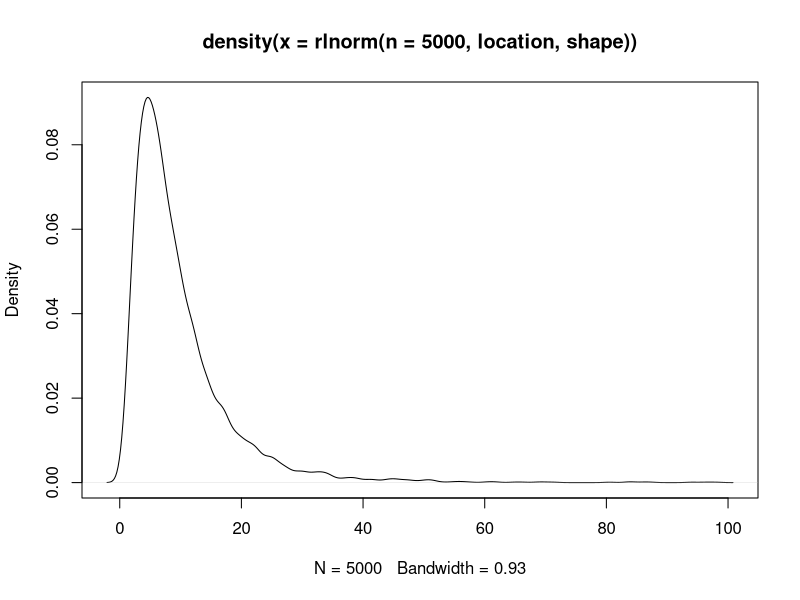
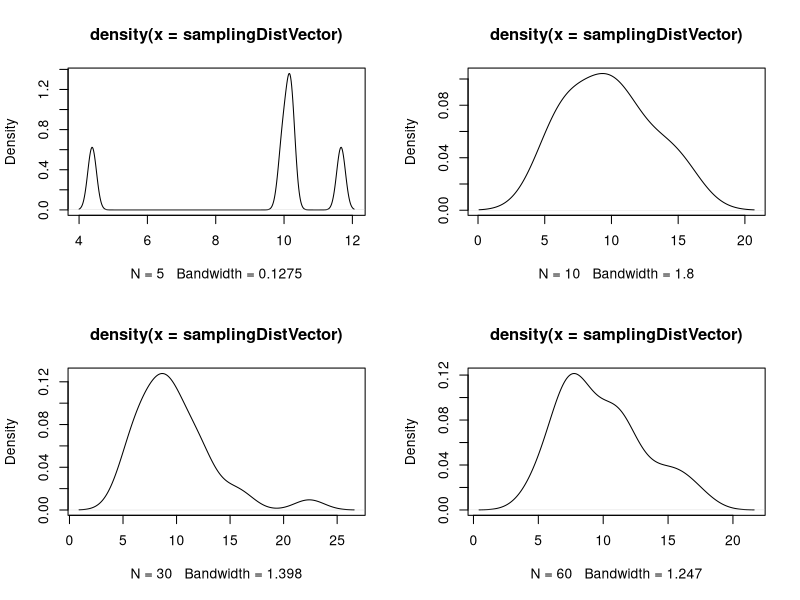
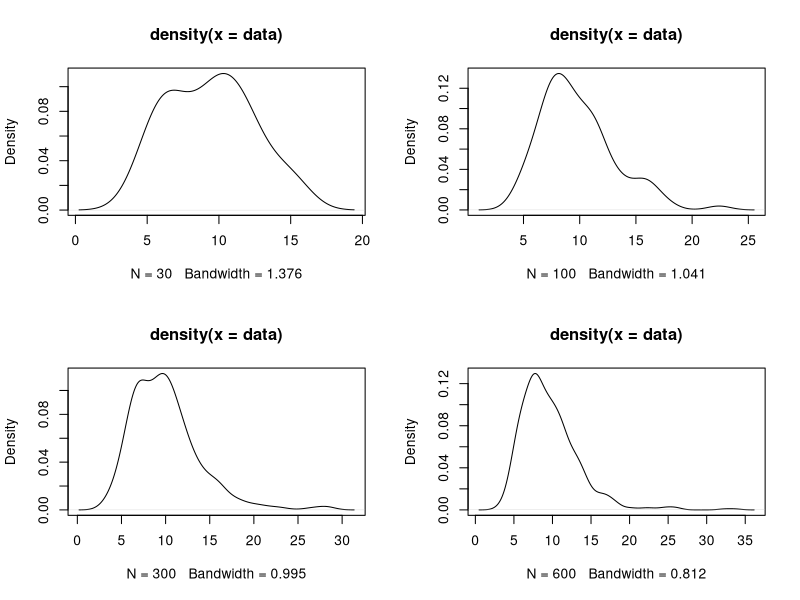

Write the R code that produced these figures, in order. (Note: this script raises an error after producing the figures.)
## ---- chunk 1
knitr::opts_chunk$set(echo = TRUE)
## ---- chunk 2
set.seed(123)
mean <- 9.79
sdev <- 8.51
location <- log(mean^2 / sqrt(sdev^2 + mean^2))
shape <- sqrt(log(1 + (sdev^2 / mean^2)))
message(paste("Lognormal location:", location))
message(paste("Lonormal shape:", shape))
sample1 <- rlnorm(n=50, location, shape)
ms1<-mean(sample1)
message("Mean of this sample is ", ms1, ". There were ",length(sample1)," data points in this sample.")
## ---- chunk 3
plot(density(rlnorm(n=5000, location, shape)))
## ---- chunk 4
set.seed(123)
par(mfrow=c(2,2))#par combines multiple plots into one overall graph
sampleSize=5  
for(samplingRate in c(5,10,30,60)){
  samplingDistVector<-c()
  for(oneSample in c(1:samplingRate)){
    sample <- rlnorm(n=sampleSize, location, shape)
    samplingDistVector<-c(samplingDistVector,mean(sample))
  }
  m<- mean(samplingDistVector)
  message(length(samplingDistVector)," samples taken. Mean is ", m)
  plot(density(samplingDistVector))
}

## ---- chunk 5
set.seed(123)
sampleSize<-5
par(mfrow=c(2,2))#
for(samplingRate in c(30,100,300,600)){
  data<-c()
   
  for(j in c(1:samplingRate)){
    sample <- rlnorm(n=sampleSize, location, shape)
    data<-c(data,mean(sample))
  }
 m<- mean(data)
  message(length(data)," samples taken. Mean is ", m)
  plot(density(data))
}
## ---- chunk 6
set.seed(123)
par(mfrow=c(2,2))#  
message("true population mean: ",mean)
sampleSize=5 
for(samplingRate in c(10,100,1000)){
  dataVecMedian<-c()
  dataVecMean<-c()
   
  for(j in c(1:samplingRate)){
    sample <- rnorm(n=sampleSize, mean, sdev)#the underlying distribution is normal.
    dataVecMedian<-c(dataVecMedian,median(sample))
    dataVecMean<-c(dataVecMean,mean(sample))
  }

  m1<- median(dataVecMedian)
  m2<- mean(dataVecMean)
  message(length(dataVecMedian)," samples taken. Estimator is median. Population  mean is estimated as ", m1)
  message(length(dataVecMean)," samples taken. Estimator is mean. Population mean is estimated as ", m2)
} 
## ---- chunk 7
 
seMean<-sd(dataMean)/sqrt(length(dataMean))

message("Standard error of mean estimator of population mean is ", seMean)
 
message("mean value was ",mean(dataMean))
message("standard error is ",100*seMean/mean(dataMean),"% of the mean.")

## ---- chunk 8

sampleExp<-c(11.96,  5.03,   67.40, 16.07,  31.50,  7.73,  11.10,  22.38)
lambdaExponential<-1/mean(sampleExp)
message("lambda is ", lambdaExponential)
lambdaF <- function(x) lambdaExponential * (exp(-x * lambdaExponential))
curve(lambdaF, from = 0, to = 200)

#rate = 1/mean
sExp1<-rexp(5,rate=0.5)
sExp2<-rexp(500,rate=0.5)
l1<-1/mean(sExp1)
l2<-1/mean(sExp2)
lambdaExponential=l1;
curve(lambdaF, from = 0, to = 40)
lambdaExponential=l2;
curve(lambdaF, from = 0, to = 40)
## ---- chunk 9

sampleGamma<-c(11.96,  5.03,   67.40, 16.07,  31.50,  7.73,  11.10,  22.38)
m = mean(sampleGamma)
m
s<-sum(sampleGamma^2)
rhat<-m^2/((1/length(sampleGamma)*s-m^2))
message("r is ", rhat)
lambdahat<-m/((1/length(sampleGamma)*s-m^2))
message("lambda is ", lambdahat)
## ---- chunk 10
message("the sample shape and scale parameters are ", rhat," and ",lambdahat)

sampleGamma<-rgamma(50,shape=rhat,rate=lambdahat)
m = mean(sampleGamma)
s<-sum(sampleGamma^2)
rhat2<-m^2/((1/length(sampleGamma)*s-m^2))
message("The shape parameter r is estimated as ", rhat2)
lambdahat2<-m/((1/length(sampleGamma)*s-m^2))
message("The scale parameter lambda is estimated as ", lambdahat2)


